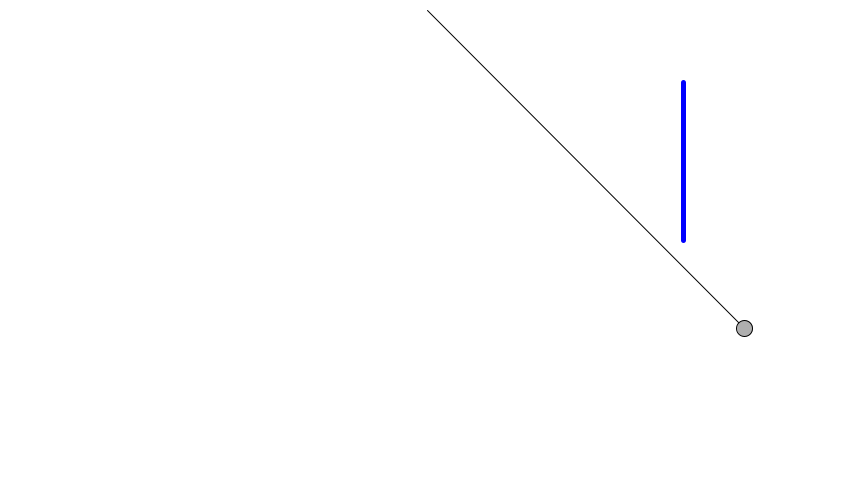
Frame 1 (no input)
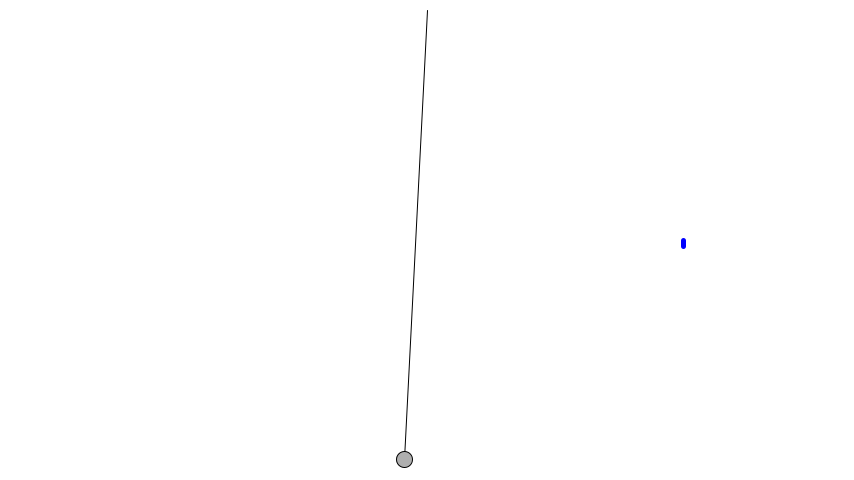
Frame 60 (the mouse pressed at the canvas centre just before this capture)
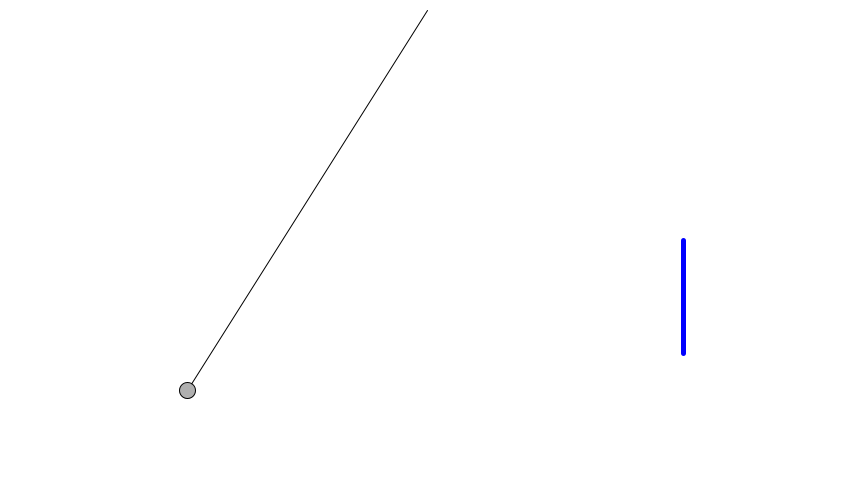
Frame 120 (the mouse held since frame 60 and released just before this capture)

The Processing sketch that drew these frames (run headless with seeded random() and noise(); from frame 60 on, the mouse is pressed at the canvas centre):

// Processing sketch: Pendulum_160711a
// ── Pendulum_160711a.pde
Pendulum p;

void setup(){
  frameRate(60);
  size(854 , 480);
  smooth();
  p = new Pendulum(new PVector(width / 2 , 10) , height - 30);
}
void draw(){
  background(255);
  p.go();
}
class Pendulum{
  PVector location;
  PVector origin;
  float r;
  float angle;
  float aVelocity;
  float aAcceleration;
  float damping;
  Pendulum(PVector origin_ , float r_){
    origin = origin_. get();
    location = new PVector();
    r = r_;
    angle = PI / 4;
    
    aVelocity = 0;
    aAcceleration = 0;
    damping = 0.995;
  }
  void go(){
    update();
    display();
  }
  void update(){
    float gravity = 0.4;
    aAcceleration = (-1 * gravity / r) * sin(angle);
    
    pushStyle();
    stroke(0 , 0 ,255);
    strokeWeight(5);
    line((width * 4) / 5 , height / 2 , (width * 4) / 5 , (height / 2) + -angle * 200);
    popStyle();
    
    aVelocity += aAcceleration;
    angle += aVelocity;
    
    aVelocity *= damping;
  }
  void display(){
    location.set(r * sin(angle) , r * cos(angle));
    //location.set(r * cos(angle) , r * sin(angle));
    location.add(origin);
    
    stroke(0);
    line(origin.x , origin.y , location.x , location.y);
    fill(175);
    ellipse(location.x , location.y , 16 , 16);
  }
}
